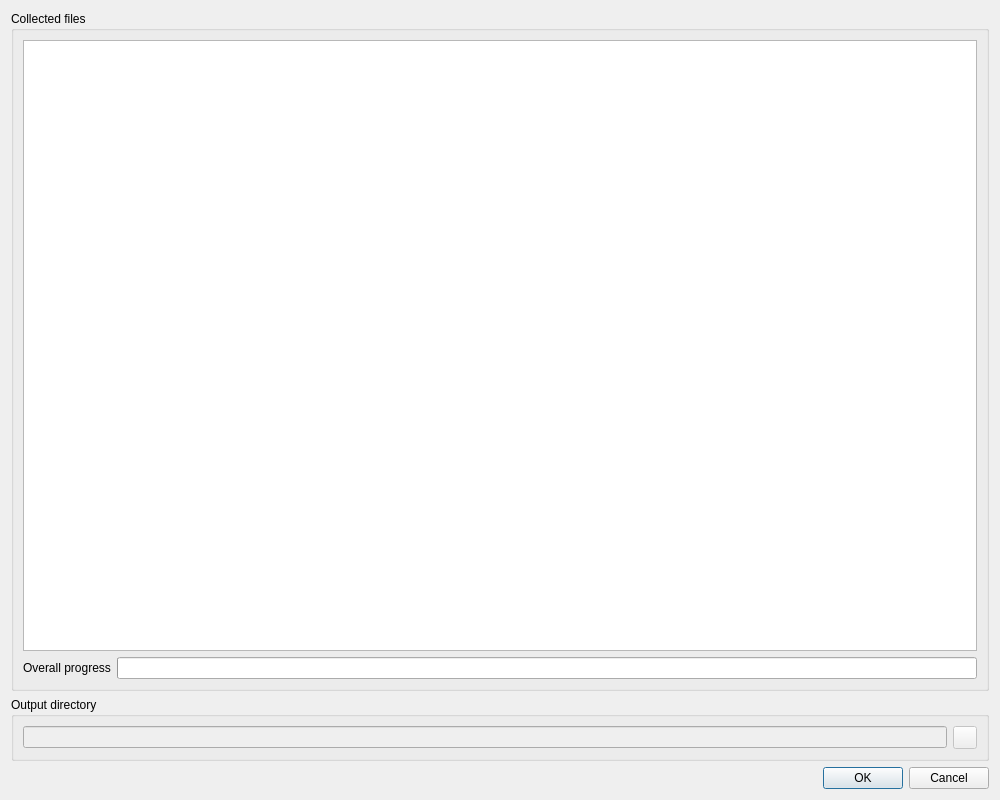
<?xml version="1.0" encoding="UTF-8"?>
<ui version="4.0">
 <class>FileCollectDialog</class>
 <widget class="QDialog" name="FileCollectDialog">
  <property name="geometry">
   <rect>
    <x>0</x>
    <y>0</y>
    <width>1000</width>
    <height>800</height>
   </rect>
  </property>
  <property name="windowTitle">
   <string>File transfer</string>
  </property>
  <property name="windowIcon">
   <iconset resource="filetransfer.qrc">
    <normaloff>:/filetransfer/collect-files.png</normaloff>:/filetransfer/collect-files.png</iconset>
  </property>
  <layout class="QVBoxLayout" name="verticalLayout_2">
   <item>
    <widget class="QGroupBox" name="groupBox">
     <property name="title">
      <string>Collected files</string>
     </property>
     <layout class="QGridLayout" name="gridLayout">
      <item row="1" column="1">
       <widget class="QProgressBar" name="progressBar"/>
      </item>
      <item row="1" column="0">
       <widget class="QLabel" name="label">
        <property name="text">
         <string>Overall progress</string>
        </property>
       </widget>
      </item>
      <item row="0" column="0" colspan="2">
       <widget class="QTreeView" name="collectionsTreeView">
        <attribute name="headerCascadingSectionResizes">
         <bool>true</bool>
        </attribute>
        <attribute name="headerMinimumSectionSize">
         <number>300</number>
        </attribute>
        <attribute name="headerDefaultSectionSize">
         <number>300</number>
        </attribute>
       </widget>
      </item>
     </layout>
    </widget>
   </item>
   <item>
    <widget class="QGroupBox" name="outputDirectoryGroupBox">
     <property name="title">
      <string>Output directory</string>
     </property>
     <layout class="QHBoxLayout" name="horizontalLayout">
      <item>
       <widget class="QLineEdit" name="outputDirectoryEdit">
        <property name="enabled">
         <bool>false</bool>
        </property>
        <property name="readOnly">
         <bool>true</bool>
        </property>
       </widget>
      </item>
      <item>
       <widget class="QToolButton" name="openOutputDirectoryButton">
        <property name="enabled">
         <bool>false</bool>
        </property>
        <property name="icon">
         <iconset resource="../../core/resources/core.qrc">
          <normaloff>:/core/document-open.png</normaloff>:/core/document-open.png</iconset>
        </property>
       </widget>
      </item>
     </layout>
    </widget>
   </item>
   <item>
    <widget class="QDialogButtonBox" name="buttonBox">
     <property name="standardButtons">
      <set>QDialogButtonBox::StandardButton::Cancel|QDialogButtonBox::StandardButton::Ok</set>
     </property>
    </widget>
   </item>
  </layout>
 </widget>
 <resources>
  <include location="../../core/resources/core.qrc"/>
  <include location="filetransfer.qrc"/>
 </resources>
 <connections>
  <connection>
   <sender>buttonBox</sender>
   <signal>accepted()</signal>
   <receiver>FileCollectDialog</receiver>
   <slot>accept()</slot>
   <hints>
    <hint type="sourcelabel">
     <x>172</x>
     <y>529</y>
    </hint>
    <hint type="destinationlabel">
     <x>172</x>
     <y>275</y>
    </hint>
   </hints>
  </connection>
  <connection>
   <sender>buttonBox</sender>
   <signal>rejected()</signal>
   <receiver>FileCollectDialog</receiver>
   <slot>reject()</slot>
   <hints>
    <hint type="sourcelabel">
     <x>172</x>
     <y>529</y>
    </hint>
    <hint type="destinationlabel">
     <x>172</x>
     <y>275</y>
    </hint>
   </hints>
  </connection>
 </connections>
</ui>
